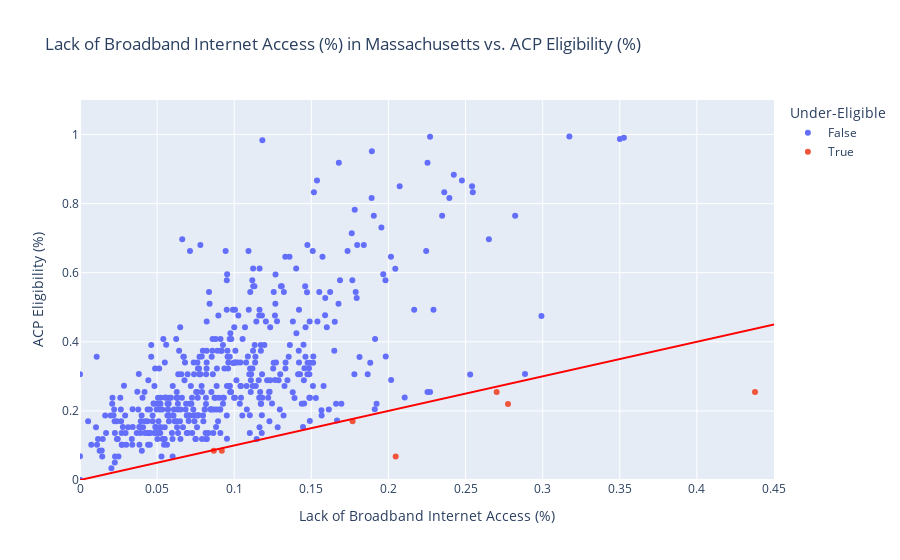

Write notebook code for a chart like this one.
### Code cell
# Create scatter plot
fig = px.scatter(acp_vs_broadband_ma, 
                 x="Lack of Broadband Internet Access (%)", 
                 y="ACP Eligibility (%)", 
                 color="Under-Eligible", 
                 title="Lack of Broadband Internet Access (%) in Massachusetts vs. ACP Eligibility (%)")

# Add a line with a slope of 1
fig.add_shape(
        type='line',
        x0=0, y0=0,
        x1=1, y1=1,
        line=dict(color='Red'),
)

fig.update_xaxes(range=[0, 0.45])
fig.update_yaxes(range=[0, 1.1])
fig.update_layout(height=600)

# Show the plot
fig.show()

### Figure 1 — Plotly figure (JSON) as saved in the notebook; plotly's stock layout.template omitted (floating-point values rounded to 4 significant figures; data arrays with more than 128 entries replaced by an {"elided": "..."} marker saying what was removed)
{"data": [{"hovertemplate": "Under-Eligible=False<br>Lack of Broadband Internet Access (%)=%{x}<br>ACP Eligibility (%)=%{y}<extra></extra>", "legendgroup": "False", "marker": {"color": "#636efa", "symbol": "circle"}, "mode": "markers", "name": "False", "orientation": "v", "showlegend": true, "type": "scatter", "x": {"elided": "468 float values"}, "xaxis": "x", "y": {"elided": "468 float values"}, "yaxis": "y"}, {"hovertemplate": "Under-Eligible=True<br>Lack of Broadband Internet Access (%)=%{x}<br>ACP Eligibility (%)=%{y}<extra></extra>", "legendgroup": "True", "marker": {"color": "#EF553B", "symbol": "circle"}, "mode": "markers", "name": "True", "orientation": "v", "showlegend": true, "type": "scatter", "x": [0.1767, 0.2702, 0.08676, 0.09194, 0.2775, 0.4377, 0.2047], "xaxis": "x", "y": [0.1701, 0.2548, 0.08487, 0.08501, 0.2203, 0.2551, 0.06777], "yaxis": "y"}], "layout": {"autosize": true, "legend": {"title": {"text": "Under-Eligible"}, "tracegroupgap": 0}, "shapes": [{"line": {"color": "Red"}, "type": "line", "x0": 0, "x1": 1, "y0": 0, "y1": 1}], "title": {"text": "Lack of Broadband Internet Access (%) in Massachusetts vs. ACP Eligibility (%)"}, "xaxis": {"anchor": "y", "domain": [0, 1], "range": [0, 0.45], "title": {"text": "Lack of Broadband Internet Access (%)"}, "type": "linear"}, "yaxis": {"anchor": "x", "domain": [0, 1], "range": [0, 1.1], "title": {"text": "ACP Eligibility (%)"}, "type": "linear"}}}
